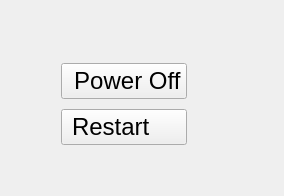
               <widget class="QFrame" name="powerFrame">
                <property name="minimumSize">
                 <size>
                  <width>0</width>
                  <height>0</height>
                 </size>
                </property>
                <property name="maximumSize">
                 <size>
                  <width>16777215</width>
                  <height>0</height>
                 </size>
                </property>
                <property name="styleSheet">
                 <string notr="true"/>
                </property>
                <layout class="QVBoxLayout" name="verticalLayout_81" stretch="1,5">
                 <property name="spacing">
                  <number>0</number>
                 </property>
                 <property name="topMargin">
                  <number>10</number>
                 </property>
                 <property name="rightMargin">
                  <number>47</number>
                 </property>
                 <item>
                  <layout class="QHBoxLayout" name="horizontalLayout_81" stretch="9,1,1">
                   <property name="spacing">
                    <number>0</number>
                   </property>
                   <item>
                    <widget class="QLabel" name="label_15">
                     <property name="styleSheet">
                      <string notr="true">QLabel {
	border-top-left-radius: 15px;
	padding: 5px 0px;
	color: rgb(255, 255, 255);
	margin-top:20px;

}</string>
                     </property>
                     <property name="text">
                      <string/>
                     </property>
                    </widget>
                   </item>
                   <item>
                    <widget class="QLabel" name="label_16">
                     <property name="styleSheet">
                      <string notr="true">QLabel {
	border-top-right-radius: 20px;
	border-top-left-radius: 20px;
	padding: 5px 0px;
	max-width:40px;
	min-width:40px;
	color: rgb(12, 12, 12);
}</string>
                     </property>
                     <property name="text">
                      <string/>
                     </property>
                    </widget>
                   </item>
                   <item>
                    <widget class="QLabel" name="label_17">
                     <property name="styleSheet">
                      <string notr="true">QLabel {
	border-top-right-radius: 15px;
	padding: 5px 0px;
	color: rgb(255, 255, 255);
	margin-top:20px;
}</string>
                     </property>
                     <property name="text">
                      <string/>
                     </property>
                    </widget>
                   </item>
                  </layout>
                 </item>
                 <item>
                  <widget class="QFrame" name="frame_8">
                   <property name="styleSheet">
                    <string notr="true">QFrame {
	border-bottom-left-radius: 15px;
	border-bottom-right-radius: 15px;

}
</string>
                   </property>
                   <property name="frameShape">
                    <enum>QFrame::StyledPanel</enum>
                   </property>
                   <property name="frameShadow">
                    <enum>QFrame::Raised</enum>
                   </property>
                   <layout class="QVBoxLayout" name="verticalLayout_84">
                    <property name="spacing">
                     <number>10</number>
                    </property>
                    <property name="leftMargin">
                     <number>50</number>
                    </property>
                    <property name="rightMargin">
                     <number>50</number>
                    </property>
                    <property name="bottomMargin">
                     <number>40</number>
                    </property>
                    <item>
                     <widget class="QPushButton" name="btnPower">
                      <property name="font">
                       <font>
                        <family>Arial</family>
                        <pointsize>18</pointsize>
                       </font>
                      </property>
                      <property name="styleSheet">
                       <string notr="true"/>
                      </property>
                      <property name="text">
                       <string> Power Off</string>
                      </property>
                      <property name="icon">
                       <iconset>
                        <normaloff>images/poweroff.png</normaloff>images/poweroff.png</iconset>
                      </property>
                      <property name="iconSize">
                       <size>
                        <width>55</width>
                        <height>55</height>
                       </size>
                      </property>
                     </widget>
                    </item>
                    <item>
                     <widget class="QPushButton" name="btnRestart">
                      <property name="font">
                       <font>
                        <family>Arial</family>
                        <pointsize>18</pointsize>
                       </font>
                      </property>
                      <property name="styleSheet">
                       <string notr="true"/>
                      </property>
                      <property name="text">
                       <string> Restart     </string>
                      </property>
                      <property name="icon">
                       <iconset>
                        <normaloff>images/restart.png</normaloff>images/restart.png</iconset>
                      </property>
                      <property name="iconSize">
                       <size>
                        <width>50</width>
                        <height>50</height>
                       </size>
                      </property>
                     </widget>
                    </item>
                   </layout>
                  </widget>
                 </item>
                </layout>
               </widget>
